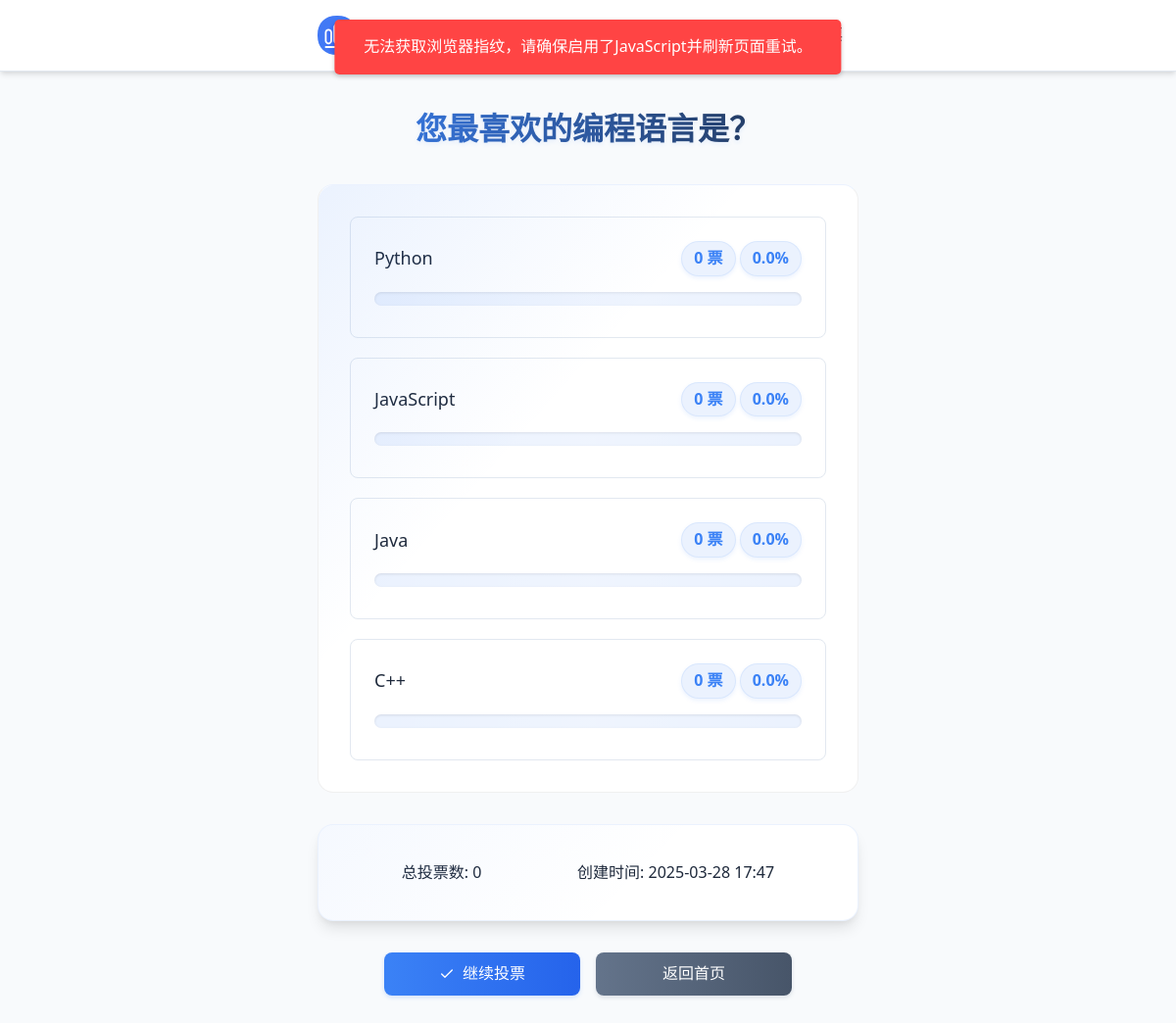
Page /results/1 on the earlier database version.
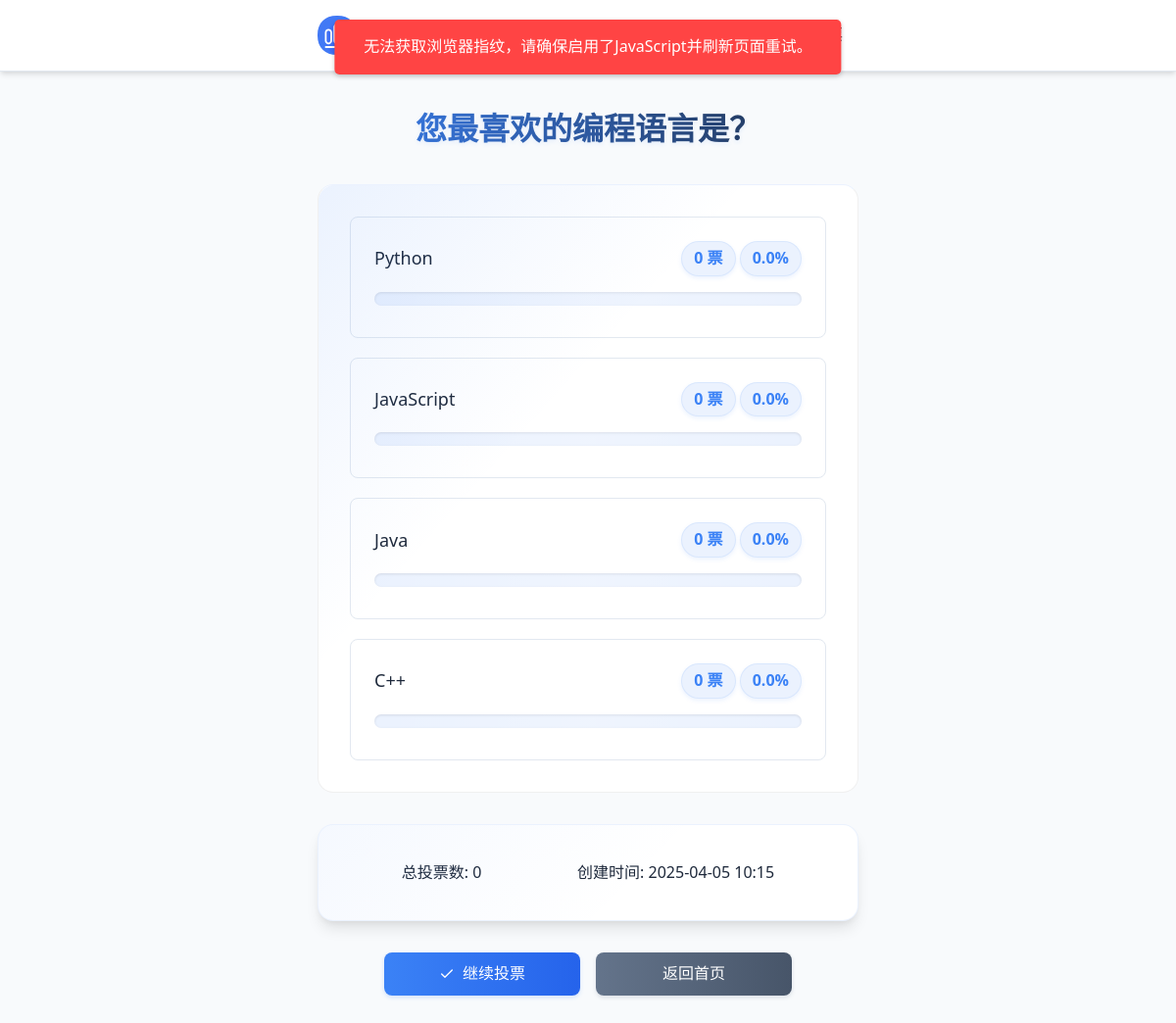
Same page on the later database version.
### tables this page shows
CREATE TABLE polls (
    id INTEGER PRIMARY KEY AUTOINCREMENT,
    question TEXT NOT NULL,
    created_at TIMESTAMP DEFAULT CURRENT_TIMESTAMP
);

### app.py (the view)
@app.route('/results/<int:poll_id>')
def results(poll_id):
    db = get_db()
    poll = db.execute('SELECT * FROM polls WHERE id = ?', [poll_id]).fetchone()
    options = db.execute('SELECT * FROM options WHERE poll_id = ?', [poll_id]).fetchall()
    if not poll or not options:
        abort(404)
    poll_info = dict(poll)
    poll_info['created_at'] = convert_to_local_time(poll['created_at'])
    return render_template('results.html', poll=poll_info, options=options)

### app.py (called while the page is built)
def get_db():
    if 'db' not in g:
        g.db = sqlite3.connect(app.config['DATABASE'])
        g.db.row_factory = sqlite3.Row
        g.db.execute('PRAGMA foreign_keys = ON')
    return g.db

@app.after_request
def handle_db_transaction(response):
    db = g.pop('db', None)
    if db is not None:
        try:
            if response.status_code < 500:
                db.commit()
            else:
                db.rollback()
        except Exception as e:
            app.logger.error(f"Database transaction error: {e}", exc_info=True)
            db.rollback()
        finally:
            db.close()
    return response

def convert_to_local_time(utc_time_str):
    local_tz = pytz.timezone('Asia/Shanghai')
    utc_time = datetime.strptime(utc_time_str, '%Y-%m-%d %H:%M:%S')
    utc_time = pytz.utc.localize(utc_time)
    local_time = utc_time.astimezone(local_tz)
    return local_time.strftime('%Y-%m-%d %H:%M')

@app.context_processor
def inject_now():
    return {'now': datetime.now()}

### templates/results.html (shortened to what this page needs)
{% extends 'base.html' %}
{% block content %}
<div class="vote-container">
    <div class="vote-form">
        <h2 class="vote-title">{{ poll.question }}</h2>
        {% set total_votes = namespace(value=0) %}
        {% for option in options %}
            {% set total_votes.value = total_votes.value + option.votes %}
        {% endfor %}
        <div class="results">
            {% for option in options %}
                {% set percentage = ((option.votes | float) / total_votes.value * 100) if total_votes.value > 0 else 0 %}
                <div class="result">
                    <div class="result-header">
                        <div class="option-text">{{ option.option_text }}</div>
                        <div class="vote-stats">
                            <span class="vote-count">{{ option.votes }} 票</span>
                            <span class="progress-stats">{{ "%.1f"|format(percentage) }}%</span>
                        </div>
                    </div>
                    <div class="progress-bar">
                        <div class="progress-track">
                        </div>
                    </div>
                </div>
            {% endfor %}
        </div>
        <div class="summary">
            <div>总投票数: {{ total_votes.value }}</div>
            <div>创建时间: {{ poll.created_at }}</div>
        </div>
        <div class="actions">
            <a href="{{ url_for('vote', poll_id=poll.id) }}" class="btn btn-primary">
                <svg xmlns="http://www.w3.org/2000/svg" width="16" height="16" viewBox="0 0 24 24" fill="none" stroke="currentColor" stroke-width="2" stroke-linecap="round" stroke-linejoin="round">
                    <path d="M20 6L9 17l-5-5"></path>
                </svg>
                继续投票
            </a>
            <a href="{{ url_for('index') }}" class="btn btn-secondary">返回首页</a>
        </div>
    </div>
{% endblock %}

Differences in the rows shown:
changed polls: created_at "2025-03-28 17:47" → "2025-04-05 10:15"
